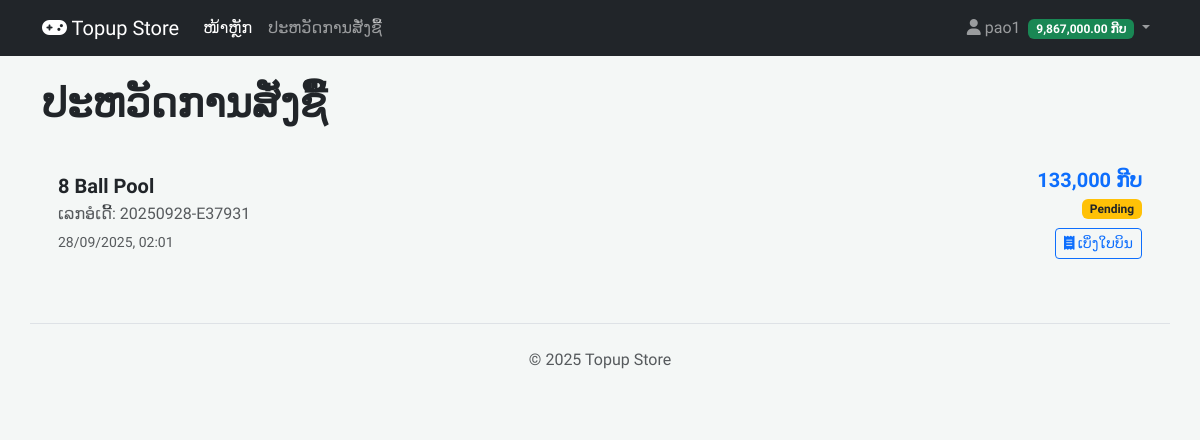
/frontend/history.php (signed in), run on an earlier commit of the app's database.
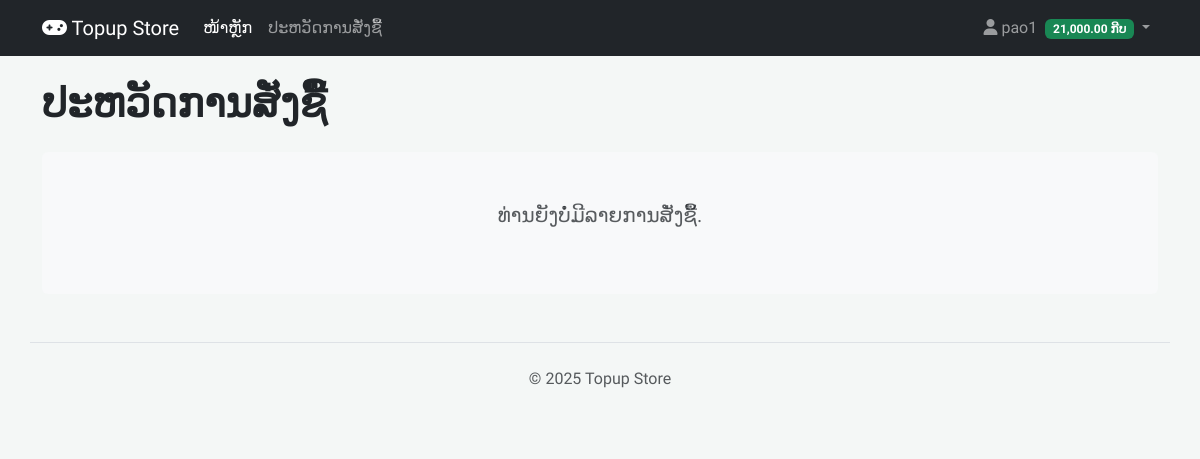
And on a later commit of the database.
### tables this page shows
CREATE TABLE `members` (
  `id` int(11) NOT NULL,
  `username` varchar(50) NOT NULL,
  `password` varchar(255) NOT NULL,
  `wallet_balance` decimal(10,2) NOT NULL DEFAULT 0.00,
  `created_at` timestamp NOT NULL DEFAULT current_timestamp()
);

CREATE TABLE `orders` (
  `id` int(11) NOT NULL,
  `order_code` varchar(20) NOT NULL,
  `member_id` int(11) NOT NULL,
  `package_id` int(11) NOT NULL,
  `game_user_info` longtext NOT NULL CHECK (json_valid(`game_user_info`)),
  `amount` decimal(10,2) NOT NULL,
  `profit` decimal(10,2) NOT NULL,
  `balance_before` decimal(10,2) NOT NULL,
  `balance_after` decimal(10,2) NOT NULL,
  `status` enum('pending','processing','completed','cancelled') NOT NULL DEFAULT 'pending',
  `api_response_message` text DEFAULT NULL,
  `api_transaction_id` varchar(255) DEFAULT NULL,
  `api_sn` varchar(255) DEFAULT NULL,
  `provider_status` varchar(64) DEFAULT NULL,
  `error_message` varchar(255) DEFAULT NULL,
  `attempts` int(11) NOT NULL DEFAULT 0,
  `last_checked_at` datetime DEFAULT NULL,
  `created_at` timestamp NOT NULL DEFAULT current_timestamp()
);

CREATE TABLE `games` (
  `id` int(11) NOT NULL,
  `name` varchar(100) NOT NULL,
  `description` text DEFAULT NULL,
  `image_url` varchar(255) DEFAULT NULL,
  `status` enum('active','inactive') NOT NULL DEFAULT 'active',
  `api_supplier_id` int(11) DEFAULT NULL,
  `api_operator_code` varchar(100) DEFAULT NULL,
  `default_markup` int(11) NOT NULL DEFAULT 15
);

### frontend/history.php (the view, shortened to what this page needs)
<?php
require_once 'header.php';
$member_id = $_SESSION['member_id'];
$search_term = isset($_GET['search']) ? trim($_GET['search']) : '';
$sql = "SELECT o.id, o.order_code, o.created_at, o.game_user_info, o.amount, o.status,
            g.name AS game_name, p.name AS package_name
        FROM orders AS o
        JOIN game_packages AS p ON o.package_id = p.id
        JOIN games AS g ON p.game_id = g.id
        WHERE o.member_id = ?";
$sql .= " ORDER BY o.created_at DESC";
$stmt = $conn->prepare($sql);
if (!empty($search_term)) {
    $search_param = "%{$search_term}%";
    $stmt->bind_param("iss", $member_id, $search_param, $search_param);
} else {
    $stmt->bind_param("i", $member_id);
}
$stmt->execute();
$history_result = $stmt->get_result();
?>
<h1 class="mb-4 fw-bold">ປະຫວັດການສັ່ງຊື້</h1>
<div class="history-list">
    <?php if ($history_result && $history_result->num_rows > 0): ?>
        <?php while($order = $history_result->fetch_assoc()): ?>
            <div class="history-item" data-order-id="<?php echo $order['id']; ?>" data-status="<?php echo $order['status']; ?>">
                <div class="d-flex align-items-center p-3">
                    <div class="flex-grow-1">
                        <h5 class="mb-1 fw-bold"><?php echo htmlspecialchars($order['game_name']); ?></h5>
                        <p class="mb-1 text-muted">ເລກອໍເດີ້: <?php echo htmlspecialchars($order['order_code']); ?></p>
                        <small class="text-muted"><?php echo date('d/m/Y, H:i', strtotime($order['created_at'])); ?></small>
                    </div>
                    <div class="text-end ms-3">
                        <h5 class="fw-bold text-primary mb-1"><?php echo number_format($order['amount']); ?> ກີບ</h5>
                        <?php
                            $status = $order['status'];
                            $badge_class = 'bg-secondary';
                            if ($status == 'pending') $badge_class = 'bg-warning text-dark';
                            elseif ($status == 'processing') $badge_class = 'bg-info text-dark';
                            elseif ($status == 'completed') $badge_class = 'bg-success';
                            elseif ($status == 'cancelled') $badge_class = 'bg-danger';
                            echo "<span id='status-badge-{$order['id']}' class='badge {$badge_class} status-badge'>" . htmlspecialchars(ucfirst($status)) . "</span>";
                        ?>
                        <div class="mt-2">
                             <button class="btn btn-sm btn-outline-primary" data-bs-toggle="modal" data-bs-target="#receiptModal" data-order='<?php echo json_encode($order, JSON_UNESCAPED_UNICODE); ?>'>
                                <i class="fas fa-receipt"></i> ເບິ່ງໃບບິນ
                            </button>
                        </div>
                    </div>
                </div>
            </div>
        <?php endwhile; ?>
    <?php else: ?>
        <div class="text-center p-5 bg-light rounded">
            <p class="fs-5 text-muted">ທ່ານຍັງບໍ່ມີລາຍການສັ່ງຊື້.</p>
        </div>
    <?php endif; ?>
</div>
</main>
<footer class="container mt-5 py-4 text-center text-muted border-top">
    <p>&copy; <?php echo date('Y'); ?> Topup Store</p>
</footer>
</body>
</html>

### frontend/header.php (shortened to what this page needs)
<?php
require_once 'db.php';
$member_id = $_SESSION['member_id'];
$wallet_balance = 0;
if (isset($conn) && $conn instanceof mysqli) {
    $stmt = $conn->prepare("SELECT wallet_balance FROM members WHERE id = ?");
    if ($stmt) {
        $stmt->bind_param("i", $member_id);
        $stmt->execute();
        $result = $stmt->get_result();
        if ($result->num_rows > 0) {
            $member = $result->fetch_assoc();
            $wallet_balance = $member['wallet_balance'] ?? 0;
        }
    }
}
?>
<!DOCTYPE html>
<html lang="lo">
<head>
    <link href="https://cdn.jsdelivr.net/npm/bootstrap@5.3.3/dist/css/bootstrap.min.css" rel="stylesheet">
    <link rel="stylesheet" href="https://cdnjs.cloudflare.com/ajax/libs/font-awesome/6.5.1/css/all.min.css">
</head>
<body>
<nav class="navbar navbar-expand-lg navbar-dark bg-dark sticky-top">
    <div class="container">
        <a class="navbar-brand" href="index.php"><i class="fas fa-gamepad"></i> Topup Store</a>
        <div class="collapse navbar-collapse" id="navbarNav">
            <ul class="navbar-nav me-auto mb-2 mb-lg-0">
                <li class="nav-item"><a class="nav-link active" href="index.php">ໜ້າຫຼັກ</a></li>
                <li class="nav-item"><a class="nav-link" href="history.php">ປະຫວັດການສັ່ງຊື້</a></li>
            </ul>
            <ul class="navbar-nav">
                <li class="nav-item dropdown">
                    <a class="nav-link dropdown-toggle" href="#" role="button" data-bs-toggle="dropdown">
                        <i class="fas fa-user"></i> <?php echo htmlspecialchars($_SESSION['member_username']); ?>
                        <span class="badge bg-success ms-1"><?php echo number_format($wallet_balance, 2); ?> ກີບ</span>
                    </a>
                </li>
            </ul>
        </div>
    </div>
</nav>
<main class="container mt-4">

### frontend/header.php (style rules this page uses)
body { font-family: 'Kanit', sans-serif; background-color: #f4f7f6; }

### frontend/history.php (style rules this page uses)
.status-badge { transition: background-color 0.5s ease, color 0.5s ease; }

What changed in the data, as far as the page shows it:
removed orders: games.name "8 Ball Pool", order_code "20250928-E37931", created_at "28/09/2025, 02:01", amount "133,000", status "Pending"
changed members: wallet_balance "9,867,000.00" → "21,000.00"
Also different on the page:
text now shown: "ທ່ານຍັງບໍ່ມີລາຍການສັ່ງຊື້."
